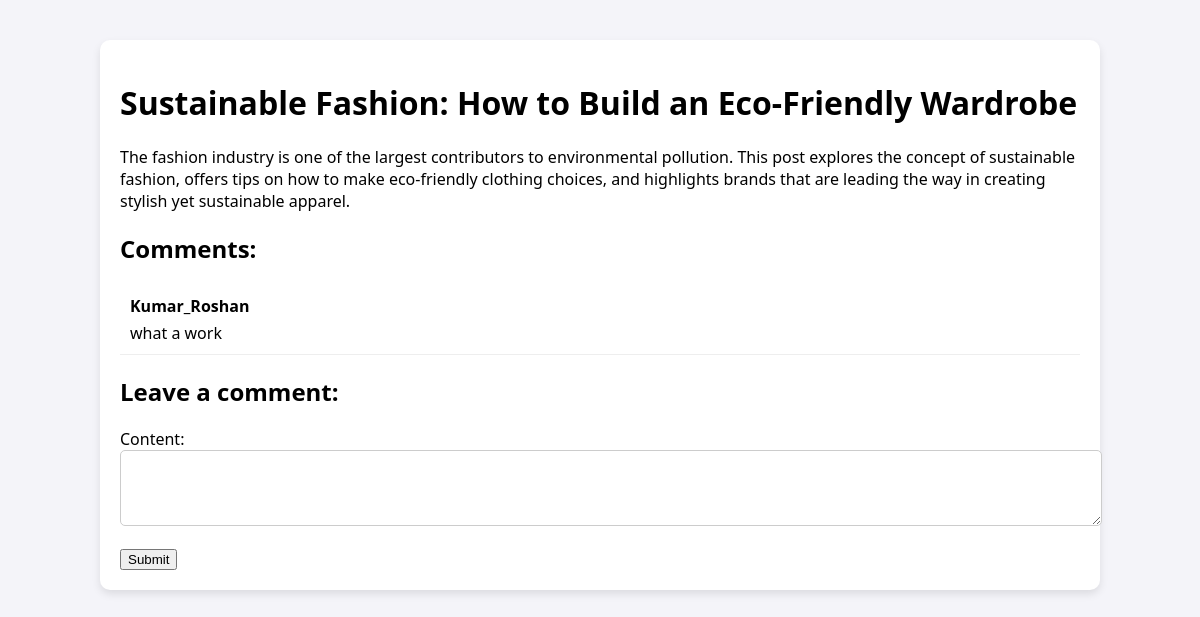
Screenshot of /blog/post/5/ (signed in) with the database file from the repository.
### posts/models.py (models this page shows, shortened)
class Post(models.Model):
    title = models.CharField(max_length=100)
    content = models.TextField()
    author = models.ForeignKey(User, on_delete=models.CASCADE)
    date_posted = models.DateTimeField(auto_now_add=True)

class Comment(models.Model):
    post = models.ForeignKey(Post, related_name='comments', on_delete=models.CASCADE)
    author = models.ForeignKey(User, on_delete=models.CASCADE)
    content = models.TextField()
    created_at = models.DateTimeField(auto_now_add=True)

### posts/views.py (the view)
# urls.py: path('post/<int:post_id>/', views.post_detail, name='post_detail'),
@login_required
def post_detail(request, post_id):
    post = get_object_or_404(Post, id=post_id)
    comments = post.comments.all()
    if request.method == 'POST':
        form = CommentForm(request.POST)
        if form.is_valid():
            comment = form.save(commit=False)
            comment.post = post
            comment.author = request.user
            comment.save()
            return redirect('post_detail', post_id=post.id)
    else:
        form = CommentForm()
    return render(request, 'posts/post_detail.html', {
        'post': post,
        'comments': comments,
        'form': form
    })

### posts/forms.py
class CommentForm(forms.ModelForm):
    class Meta:
        model = Comment
        fields = ['content']
        widgets = {
            'content': forms.Textarea(attrs={'rows': 3}),
        }

### posts/templates/posts/post_detail.html (shortened to what this page needs)
<!DOCTYPE html>
<html lang="en">
<head>
</head>
<body>
    <div class="container">
        <h1>{{ post.title }}</h1>
        <p>{{ post.content }}</p>
        <div class="comments">
            <h2>Comments:</h2>
            {% for comment in comments %}
                <div class="comment">
                    <div class="comment-author">{{ comment.author }}</div>
                    <div class="comment-content">{{ comment.content }}</div>
                </div>
            {% empty %}
                <p>No comments yet.</p>
            {% endfor %}
        </div>
        {% if user.is_authenticated %}
            <div class="comment-form">
                <h2>Leave a comment:</h2>
                <form method="post">
                    {{ form.as_p }}
                    <button type="submit">Submit</button>
                </form>
            </div>
        {% else %}
            <p><a href="{% url 'login' %}">Log in</a> to leave a comment.</p>
        {% endif %}
    </div>
</body>
</html>

### posts/templates/posts/post_detail.html (style rules this page uses)
body { font-family: 'Segoe UI', Tahoma, Geneva, Verdana, sans-serif; background-color: #f4f4f9; margin: 0; padding: 0; }
.container { width: 80%; margin: 40px auto; background-color: #ffffff; border-radius: 10px; box-shadow: 0 4px 8px rgba(0, 0, 0, 0.1); padding: 20px; }
.comment-form { margin-top: 20px; }
.comment-form textarea { width: 100%; padding: 10px; border-radius: 5px; border: 1px solid #ccc; font-size: 16px; }
.comments { margin-top: 20px; }
.comment { padding: 10px; border-bottom: 1px solid #eee; }
.comment-author { font-weight: bold; }
.comment-content { margin-top: 5px; }

### rows the page displays
Post: title "Sustainable Fashion: How to Build an Eco-Friendly Wardrobe", content "The fashion industry is one of the largest contributors to environmental pollution. This post explores the concept of sustainable fashion, offers tips on how to make eco-friendly clothing choices, and highlights brands that are leading the way in creating stylish yet sustainable apparel."
Comment: author "Kumar_Roshan", content "what a work"
